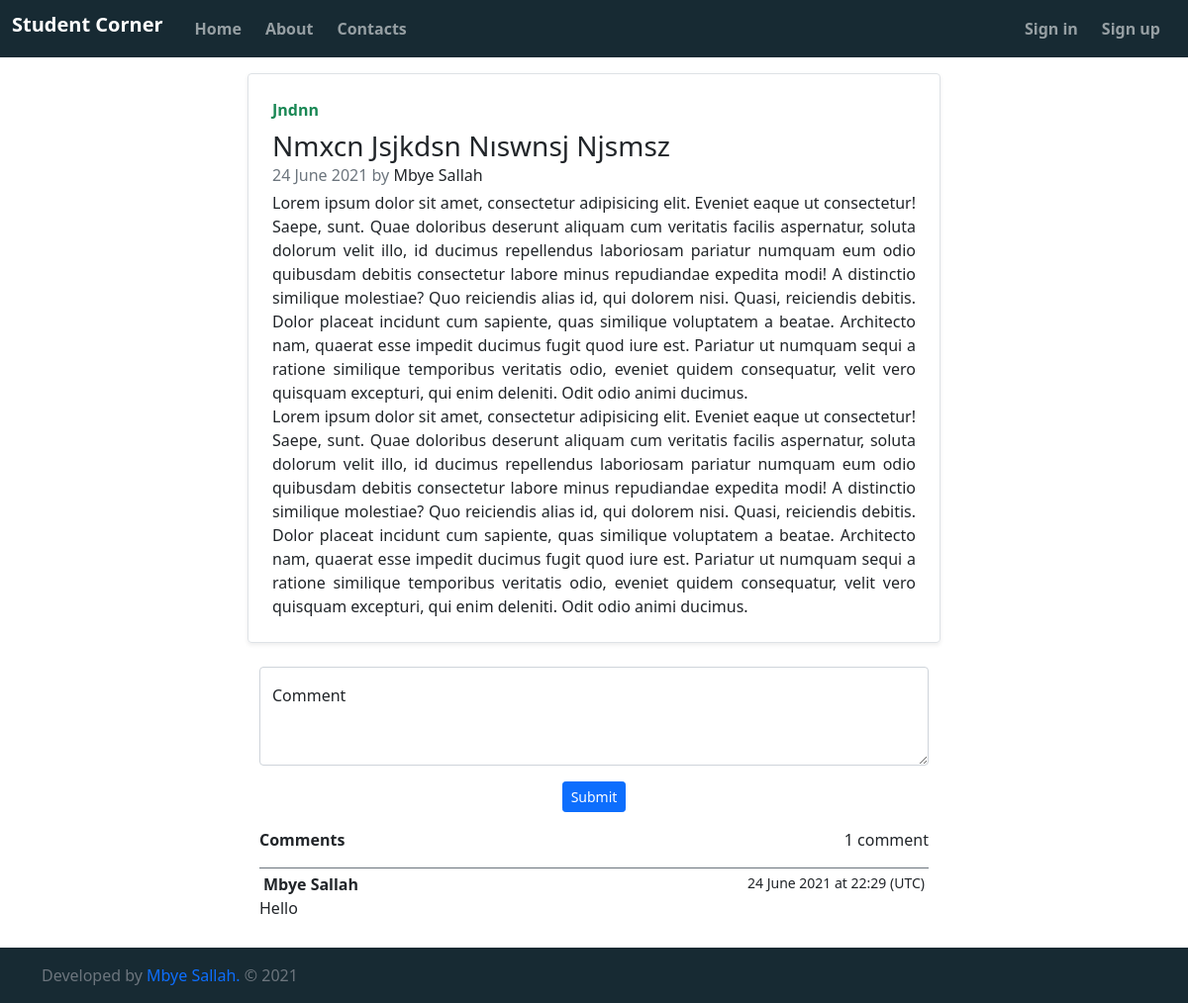
Before: /read_more/7 with the older database file.
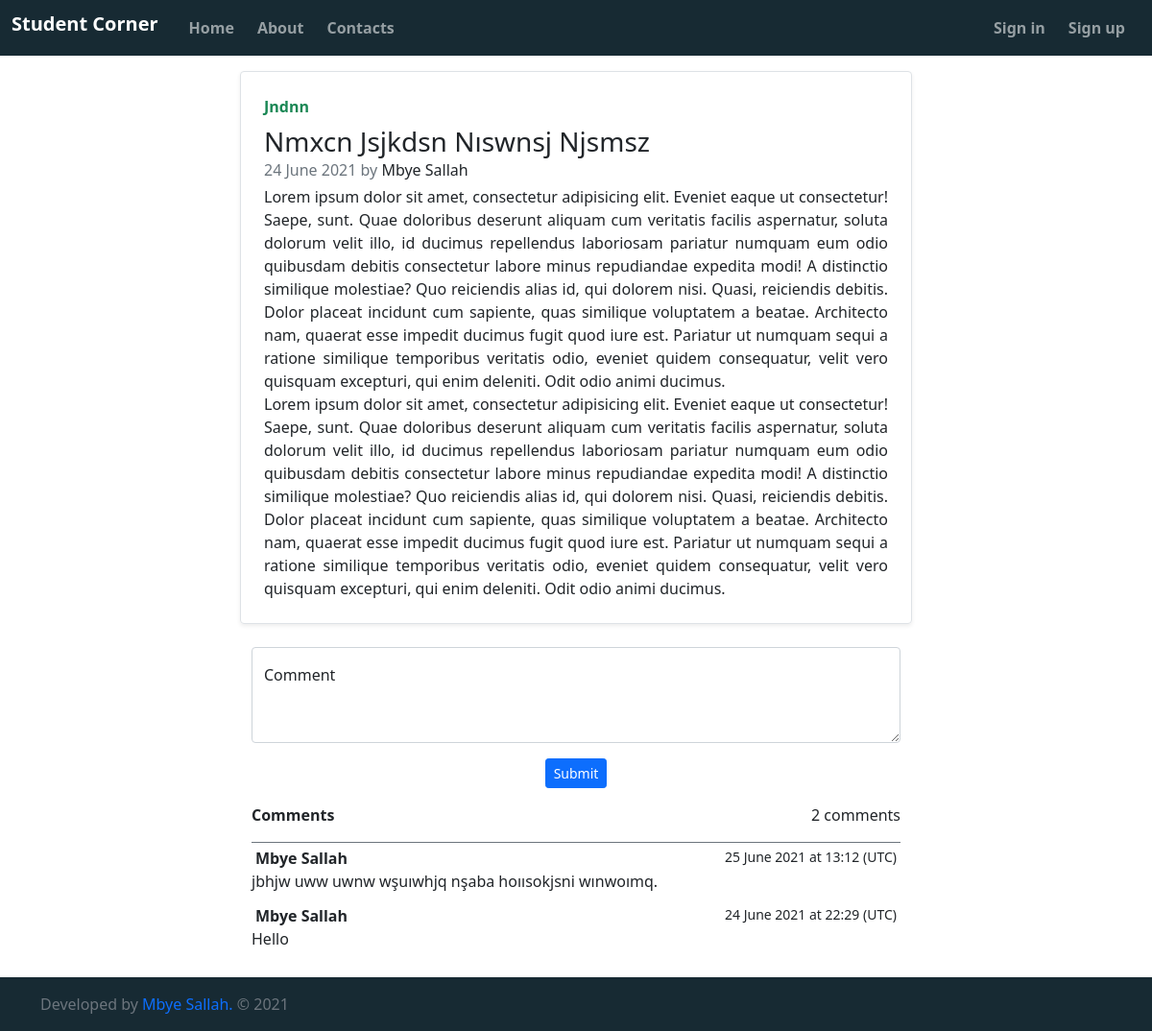
After: the same page with the newer database file.
### stud_corner/models.py (models this page shows, shortened)
class Posts(db.Model):
    id = db.Column(db.Integer, primary_key=True)
    subject = db.Column(db.String(100))
    title = db.Column(db.String(100), nullable=False)
    date_posted = db.Column(db.DateTime, nullable=False, default=datetime.utcnow)
    content = db.Column(db.Text, nullable=False)
    user_id = db.Column(db.Integer, db.ForeignKey('users.id'), nullable=False)
    comments = db.relationship('Comments', backref='post', lazy=True)

class User(UserMixin, db.Model):
    __tablename__="users"
    id = db.Column(db.Integer, primary_key=True, autoincrement=True)
    created = db.Column(db.DateTime, default=datetime.utcnow, nullable=False)
    firstname = db.Column(db.String(80), nullable=False)
    lastname = db.Column(db.String(80), nullable=False)
    email = db.Column(db.String(120), unique=True, nullable=False)
    password = db.Column(db.String(120))
    admin = db.Column(db.Boolean, nullable=False, default=False)
    confirmed = db.Column(db.Boolean, nullable=False, default=False)
    confirmed_on = db.Column(db.DateTime, nullable=True)
    bio = db.Column(db.Text, nullable=True)
    posts = db.relationship('Posts', backref='author', lazy=True)
    comments = db.relationship('Comments', backref='commentor', lazy=True)

class Comments(db.Model):
    id = db.Column(db.Integer, primary_key=True)
    content = db.Column(db.Text, nullable=False)
    date_commented = db.Column(db.DateTime, default=datetime.utcnow, index=True)
    user_id = db.Column(db.Integer, db.ForeignKey('users.id'), nullable=False)
    post_id = db.Column(db.Integer, db.ForeignKey('posts.id'), nullable=False)

### stud_corner/views.py (the view, shortened to what this page needs)
@views.route('/read_more/<int:id>', methods = ['GET', 'POST'])
def read_more(id):
    post = Posts.query.get_or_404(id)
    page = request.args.get("page", 1, int)
    comments = (Comments.query.filter_by(post_id = post.id)
    .order_by(Comments.date_commented.desc())
    .paginate(page = page, per_page = 10))
    return render_template("/read_more.html", post = post, comments=comments)

### stud_corner/templates/read_more.html (shortened to what this page needs)
{% from "app_macros.html" import render_pagination, input, button, textarea with context %}
{% extends "layout.html" %}
{% block content %}
    <div class="container col-md-7 my-3">
        <div class="row justify-content-center">
            <div class="row g-0 border rounded overflow-hidden mb-4 shadow-sm h-md-250 position-relative">
                <div class="col p-4 d-flex flex-column position-static">
                    <strong class="d-inline-block mb-2 text-success">{{ post.subject |title }}</strong>
                    <h3 class="mb-0">{{ post.title |title }}</h3>
                    <div class="mb-1 text-muted">{{ post.date_posted.strftime("%d %B %Y") }}
                        by
                        <a href="{{ url_for('views.author', id = post.author.id) }}" class="text-decoration-none link-dark">
                            {{ ("%s %s" %(post.author.firstname, post.author.lastname)) |title}}
                        </a>
                    </div>
                    <p class="card-text mb-auto content">{{ post.content |urlize }}</p>
                </div>
            </div>
        </div>
        <form method="POST">
          <div class="form-floating mb-3">
            {{ textarea("content", id="CommentsTextarea", label = "Comment") }}
          </div>
          <div class="d-flex justify-content-center mb-3">
            {{ button(class="w-30 btn btn-sm btn-primary") }}
          </div>
        </form>
          <div class="d-flex w-100 justify-content-between border-bottom border-secondary mb-1">
            <strong>Comments</strong>
            <p>{{comments.total}} {% if comments.total > 1 %}comments{% else %}comment{% endif %}</p>
          </div>
          <ul class="list-group list-group-flush">
              {% for comment in comments.items %}
              <div class="mb-2">
                <div class="d-flex w-100 justify-content-between px-1">
                  <strong>{{ comment.commentor.firstname }} {{ comment.commentor.lastname }}</strong>
                  <small>{{ comment.date_commented.strftime("%d %B %Y") }} at {{ comment.date_commented.strftime("%H:%M") }} (UTC)</small>
                </div>
                <p class="mb-1">{{ comment.content }}</p>
              </div>
                {% endfor %}
          </ul>
    </div>
{% endblock %}

### stud_corner/templates/app_macros.html (shortened to what this page needs)
{% macro button(class="w-30 btn btn-lg btn-primary", label = "Submit") -%}
    <button class="{{ class }}" type="submit">{{ label }}</button>
{%- endmacro %}
{% macro textarea(name, id="", value="", label = "") -%}
    <textarea name="{{ name }}" id="{{ id }}" class="form-control" placeholder="This is my post..." required>{{ value }}</textarea>
    <label for="floatingTextarea2">{{ label }}</label>
{%- endmacro %}

### stud_corner/templates/layout.html (shortened to what this page needs)
<!doctype html>
<html lang="en" class="h-100">
    <head>
        <link href="{{ url_for('static', filename='bootstrap.min.css') }}" rel="stylesheet" >
        <link rel="stylesheet" href="{{ url_for('static', filename='style.css') }}">
    </head>
    <body class="d-flex flex-column h-100">
        {% include "navbar.html" -%}
        <section>
            {%- block content %}{% endblock -%}
        </section>
        <footer class="footer mt-auto py-3 background">
            <div class="container">
                <span class="text-muted">Developed by
                    <a rel="noopener" href="https://www.linkedin.com/in/mbye-sallah-7b920815a?lipi=urn%3Ali%3Apage%3Ad_flagship3_profile_view_base_contact_details%3BwGJpbFduSYuQjBkoqVSg6A%3D%3D" target="_blank" class="text-decoration-none">
                         Mbye Sallah.
                    </a> &copy 2021
                </span>
            </div>
        </footer>
    </body>
</html>

### stud_corner/templates/navbar.html (shortened to what this page needs)
<nav class="navbar navbar-expand-lg sticky-top navbar-dark background">
    <div class="container-fluid">
        <a class="navbar-brand fw-bold h1" href="/">Student Corner</a>
        <div class="collapse navbar-collapse" id="navbarSupportedContent">
            <ul class="navbar-nav me-auto mb-lg-0">
                <li class="nav-item mx-lg-2">
                    <a class="nav-link fw-bold {% if active_page=='index' %}active{% endif %}" aria-current="page" href="/">Home</a>
                </li>
                <li class="nav-item me-lg-2">
                    <a class="nav-link fw-bold {% if active_page=='about' %}active{%endif %}" aria-current="page" href="#">About</a>
                </li>
                <li class="nav-item me-lg-2">
                    <a class="nav-link fw-bold {% if active_page=='contacts' %}contacts{%endif %}" aria-current="page" href="#" tabindex="-1">Contacts</a>
                </li>
            </ul>
            <ul class="navbar-nav ms-auto mb-lg-0">
                {% if current_user.is_authenticated %}
                    <li class="nav-item mx-lg-2">
                        <a class="nav-link fw-bold {% if active_page=='post' %}active{%endif %}" aria-current="page" href="{{ url_for('views.post') }}">Your posts</a>
                    </li>
                    <li class="nav-item me-lg-2">
                        <a class="nav-link fw-bold {% if active_page=='profile' %}active{%endif %}" aria-current="page" href="{{ url_for('views.profile') }}">Your profile</a>
                    </li>
                    <li class="nav-item me-lg-2">
                        <a class="nav-link fw-bold" href="{{ url_for('auth.signout') }}">Sign out</a>
                    </li>
                {% else %}
                    <li class="nav-item me-lg-2">
                        <a class="nav-link fw-bold {% if active_page=='signin' %}active{%endif %}" aria-current="page" href="{{ url_for('auth.signin') }}">Sign in</a>
                    </li>
                    <li class="nav-item me-lg-2">
                        <a class="nav-link fw-bold {% if active_page=='signup' %}active{%endif %}" aria-current="page" href="{{ url_for('auth.signup') }}">Sign up</a>
                    </li>
                {% endif %}
            </ul>
        </div>
    </div>
</nav>

### stud_corner/static/style.css (style rules this page uses)
.content { white-space: pre-wrap; text-align: justify; text-justify: inter-word; }
.background { background-color: #172a33; }
#CommentsTextarea { height: 100px; }

Changed rows visible on the page:
added Comments: commentor.firstname "Mbye", commentor.lastname "Sallah", date_commented "25 June 2021", date_commented "13:12", content "jbhjw uww uwnw wşuıwhjq nşaba hoıısokjsni wınwoımq."
Other visible differences:
{{ comments.total }}: "1" → "2"
text no longer shown: "comment"
text now shown: "comments"
